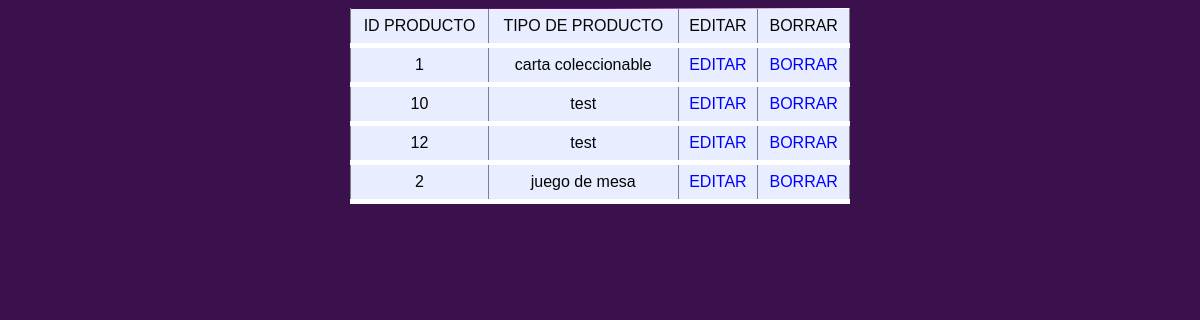
Screenshot of /admin/tiposdeproductos/tiposdeproductos.php (signed in) with the database file from the repository.
### tables this page shows
CREATE TABLE `tiposdeproductos` (
  `Id_tipoProduc` varchar(15) NOT NULL,
  `tipo_Producto` varchar(30) NOT NULL
);

### admin/tiposdeproductos/tiposdeproductos.php (the view, shortened to what this page needs)
<!DOCTYPE html>
<html lang="en">
<head>
    <link rel="stylesheet" href="../../css/style1.css" />
</head>
<body>
<?php
$db_host="localhost";
$db_nombre="tienda";
$db_usuario="root";
$db_contra="antares13659";
$conexion= mysqli_connect($db_host, $db_usuario, $db_contra, $db_nombre);
$consulta="select * from tiposdeproductos";
$resultado= mysqli_query($conexion, $consulta);
echo "<table border=1 align='center'>";
          echo "<tr>
                    <td> ID PRODUCTO </td>
                    <td>  TIPO DE PRODUCTO </td>
                    <td>  EDITAR </td>
                    <td>  BORRAR </td>
                </tr>";
    while($row = mysqli_fetch_array($resultado)){
        echo "<tr>
                <td>" .$row['Id_tipoProduc'] ."</td>
                <td>" .$row['tipo_Producto'] ."</td>
                <td>" . '<a href="actualizar2.php?ced='.$row['Id_tipoProduc'] . '"> EDITAR</a>'."</td>
                <td>" . '<a href="borrar2.php?ced='.$row['Id_tipoProduc'] . '"> BORRAR</a>'."</td>
              </tr>";
    }
    echo "</table>";
?>
</body>
</html>

### css/style1.css (style rules this page uses)
body { background: #3a114c; }
table { font-family: Arial, Helvetica, sans-serif; font-size: 16px; margin:auto; width: 500px; text-align: center; border-collapse: collapse; background-image: linear-gradient(to right,#3a114c,#760c94,#ffffff); }
td { padding: 8px; background: #e8edff; border-bottom: 5px solid #fff; color: rgb(5, 5, 5); border-top: 1px solid transparent; }
a , a:visited, a:active, a:hover { color:#0000ff !important; text-decoration: none; }

### rows the page displays
tiposdeproductos: Id_tipoProduc "1", tipo_Producto "carta coleccionable"
tiposdeproductos: Id_tipoProduc "10", tipo_Producto "test"
tiposdeproductos: Id_tipoProduc "12", tipo_Producto "test"
tiposdeproductos: Id_tipoProduc "2", tipo_Producto "juego de mesa"
